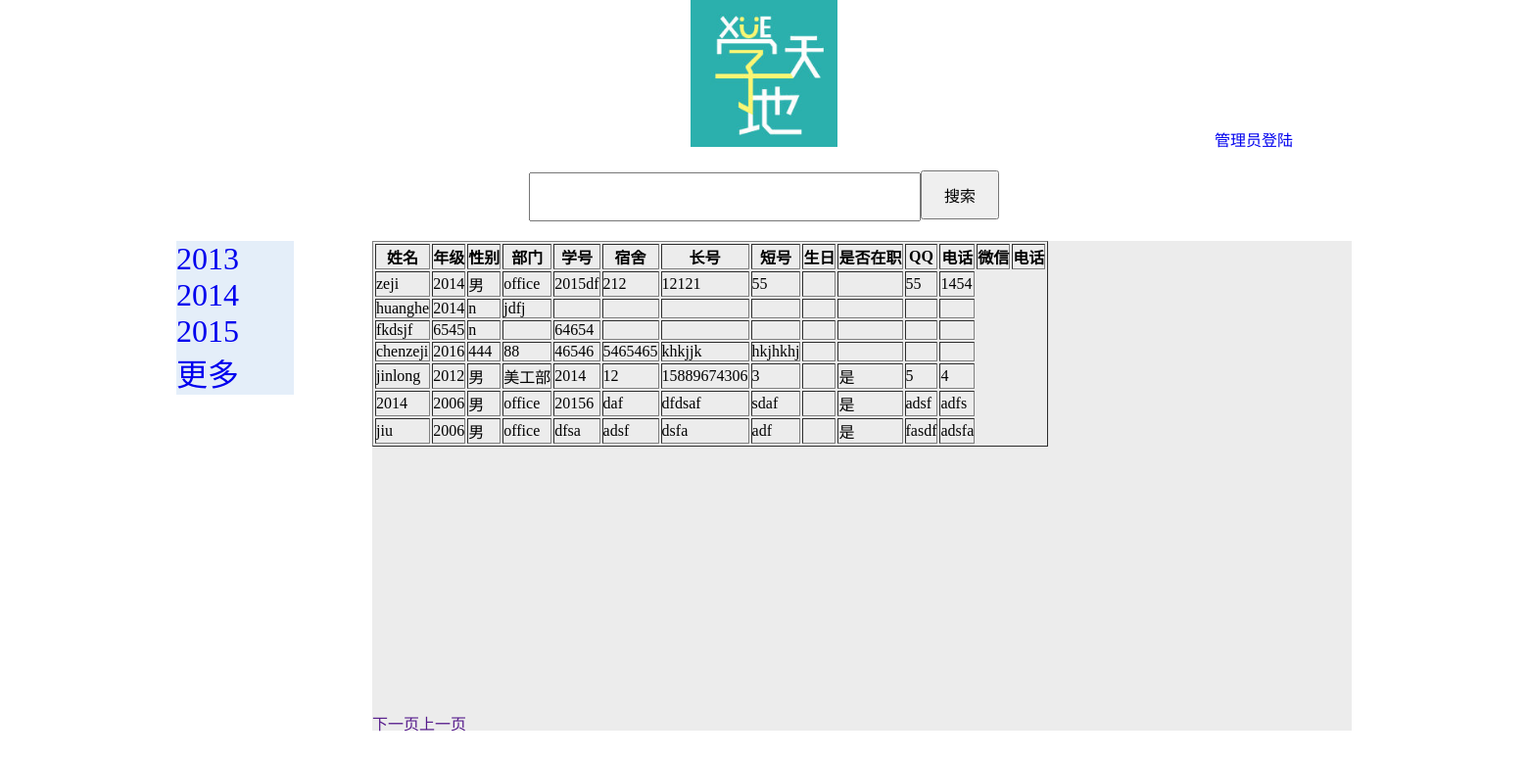
/main/, run on the app's committed database.
### address_book/models.py (models this page shows, shortened)
class Member(models.Model):
	name=models.CharField(max_length=20)
	grade=models.CharField(max_length=20)
	sex=models.CharField(max_length=1)
	department=models.CharField(max_length=20,blank=True)
	position=models.CharField(max_length=20,blank=True)
	stuID=models.CharField(max_length=20,blank=True)
	dormitory=models.CharField(max_length=20,blank=True)
	birthday_type=models.CharField(max_length=20,blank=True)
	phone_num_long=models.CharField(max_length=20,blank=True)
	phone_num_short=models.CharField(max_length=20,blank=True)
	is_work=models.CharField(max_length=3,blank=True)
	wechat=models.CharField(max_length=20,blank=True)
	qq=models.CharField(max_length=20,blank=True)

### address_book/views.py (the view)
# urls.py: url(r'^main/$',main),
def main(req):
	managername=req.session.get('managername','')
	if req.method=='GET':
		all_objects=Member.objects.all()
		msgs, page_range = my_pagination(req, all_objects)
		return render_to_response('main.html',{'msgs':msgs,'page_range':page_range,'managername':managername})
	else:
		search=req.POST['search']
		if  search=='':
			return HttpResponseRedirect('/main/')
		else:
			all_objects=Member.objects.filter(Q(name=search)|Q(stuID=search))
			msgs, page_range = my_pagination(req, all_objects)
			return render_to_response('main.html',{'msgs':msgs,'page_range':page_range,'managername':managername})

### address_book/views.py (called while the page is built)
def my_pagination(req,queryset,display_amount=15,after_range_num=5,bevor_range_num=4):
	paginator=Paginator(queryset,display_amount)
	try:
		page=int(req.GET.get('page'))
	except :
		page=1
	try:
		objects=paginator.page(page)
	except EmptyPage:
		objects=paginator.page(paginator.num_pages)
	except:
		objects=paginator.page(1)
	if page>=after_range_num:
		page_range=paginator.page_range[page-after_range_num:page+bevor_range_num]
	else:
		page_range=paginator.page_range[0:page+bevor_range_num]
	return objects,page_range

### address_book/templates/main.html (shortened to what this page needs)
<html lang="en">
<head>
	<link rel="stylesheet" type="text/css" href="style/main.css" />
</head>
<body>
	<div class="main">
		<div class="header">
			<div class="logo">
				<img src="picture/stulogo.jpg" width="150px" height="150px">
			</div>
			<div class="login">
				{% if managername %}<h2>welcome  {{managername}}</h2><a href="/logout/">退出</a>
				{% else %}<a href="/login/">管理员登陆</a>{%endif%}
			</div>
			<form method="post" class="searchBox">
				<input type="text" name="search" class="searchInput"><input type="submit" value="搜索" class="searchBtn">
			</form>
		</div>
		<div class="msgBox">
			<div class="sidebar">
				<ul>
					<li><a href="/showGradeMsg/2013/">2013</a></li>
					<li><a href="/showGradeMsg/2014/">2014</a></li>
					<li><a href="/showGradeMsg/2015/">2015</a></li>
					<li><a href="/">更多</a></li>
				</ul>
			</div>
			<div class="tableBox">
				<table border="1">
					<tr>
						<th>姓名</th>
						<th>年级</th>
						<th>性别</th>
						<th>部门</th>
						<th>学号</th>
						<th>宿舍</th>
						<th>长号</th>
						<th>短号</th>
						<th>生日</th>
						<th>是否在职</th>
						<th>QQ</th>
						<th>电话</th>
						<th>微信</th>
						<th>电话</th>
					</tr>
					{% for msg in msgs %}
					<tr>
						<td>{{msg.name}}</td>
						<td>{{msg.grade}}</td>
						<td>{{msg.sex}}</td>
						<td>{{msg.department}}</td>
						<td>{{msg.stuID}}</td>
						<td>{{msg.dormitory}}</td>
						<td>{{msg.phone_num_long}}</td>
						<td>{{msg.phone_num_short}}</td>
						<td>{{msg.birthday}}</td>
						<td>{{msg.is_work}}</td>
						<td>{{msg.qq}}</td>
						<td>{{msg.wechat}}</td>
					</tr>
					{% endfor %}
				</table>
				<div class="page"><a href="">下一页</a><a href="">上一页</a>{% if managername%} <a href="/addMsg/">添加成员</a>{% endif %}</div>
			</div>
		</div>
	</div>
</body>
</html>

### address_book/templates/style/main.css (style rules this page uses)
* { margin: 0; padding: 0; }
.main { margin: 0 auto; width: 1200px; }
.header { text-align: center; margin-bottom:20px; }
.searchInput { height: 50px; width: 400px; font-size: 100%; }
.searchBtn { height: 50px; width:80px; font-size: 100%; }
.sidebar { float: left; text-align: left; width: 120px; font-size: 2em; background: rgb(228,238,249); }
ul li { list-style-type:none; }
a { text-decoration:none; }
.login { position: relative; left: 500px; top:-20px; }
.tableBox { float: right; width:1000px; height: 500px; background: rgb(236,236,236); }
.msgBox { position: relative; }
.page { position:absolute; top:480px; }

### data on the page
Member: name "zeji", grade "2014", sex "男", department "office", stuID "2015df", dormitory "212", phone_num_long "12121", phone_num_short "55", qq "55", wechat "1454"
Member: name "huanghe", grade "2014", sex "n", department "jdfj"
Member: name "fkdsjf", grade "6545", sex "n", stuID "64654"
Member: name "chenzeji", grade "2016", sex "444", department "88", stuID "46546", dormitory "5465465", phone_num_long "khkjjk", phone_num_short "hkjhkhj"
Member: name "jinlong", grade "2012", sex "男", department "美工部", stuID "2014", dormitory "12", phone_num_long "15889674306", phone_num_short "3", is_work "是", qq "5", wechat "4"
Member: name "2014", grade "2006", sex "男", department "office", stuID "20156", dormitory "daf", phone_num_long "dfdsaf", phone_num_short "sdaf", is_work "是", qq "adsf", wechat "adfs"
Member: name "jiu", grade "2006", sex "男", department "office", stuID "dfsa", dormitory "adsf", phone_num_long "dsfa", phone_num_short "adf", is_work "是", qq "fasdf", wechat "adsfa"
